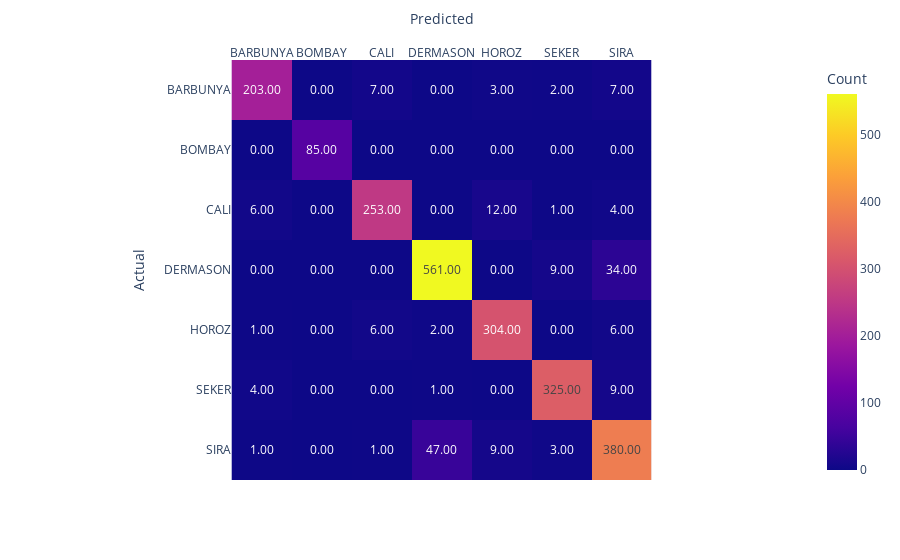
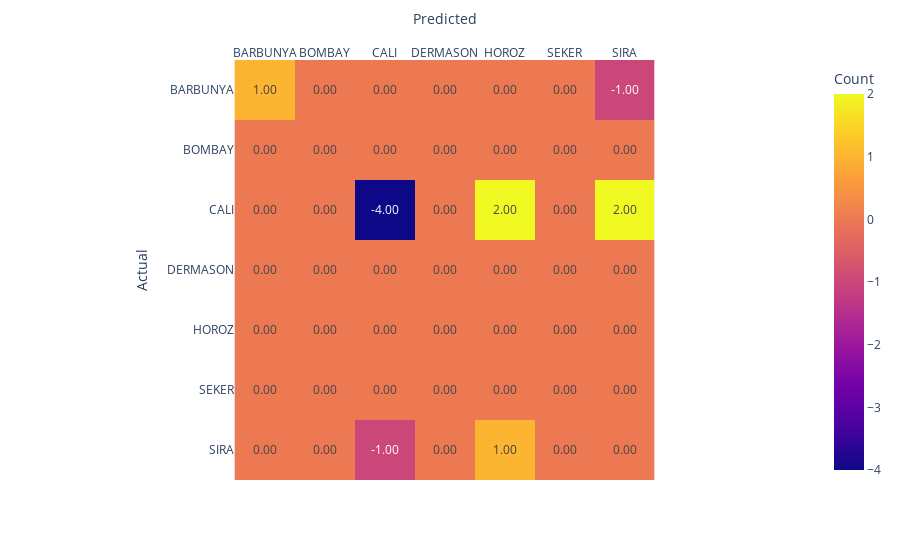

Write notebook code for charts like these, in order.
### Markdown cell above
### 5.2 SVM - support vector machine

### Code cell
#tu encodowane dane dają błąd 
svm = SVC(kernel='linear', C=1, random_state=42, decision_function_shape='ovo').fit(X_train, y_encoded2)
#uwaga na zmiane parametrow bo moze sie robic kilka dni
y_pred = svm.predict(X_val)
report = classification_report(y_val_encoded2, y_pred)
print("Report:\n", report)

y_pred = labelencoder.inverse_transform(y_pred)
cm1 = confusion_matrix(y_val, y_pred, labels=class_names)
#print(f"confusion matrix:")
#print(cm)

# Plot confusion matrix
fig = px.imshow(cm1, labels=dict(x="Predicted", y="Actual", color="Count"), x=class_names, y=class_names,text_auto='.2f')
fig.update_xaxes(side="top")
fig.show()


print("AFTER FEATURE SELECTION:\n")
svm = SVC(kernel='linear', C=1, random_state=42, decision_function_shape='ovo').fit(X_train_filtered, y_encoded2)
print("SVM accuracy: {:.2f}".format(svm.score(X_val_filtered, y_val_encoded2)))
print("SVM f1 score: {:.2f}".format(sklearn.metrics.f1_score(y_val_encoded2, svm.predict(X_val_filtered), average='weighted')))
y_pred = labelencoder.inverse_transform(svm.predict(X_val_filtered))

report = classification_report(y_val, y_pred)
print("Report:\n", report)

#print(f"confusion matrix:")
#print(cm)
cm2 = confusion_matrix(y_val, y_pred, labels=class_names)
cm3 = cm2 - cm1

# Plot confusion matrix
fig = px.imshow(cm3, labels=dict(x="Predicted", y="Actual", color="Count"), x=class_names, y=class_names,text_auto='.2f')
fig.update_xaxes(side="top")
fig.show()

### Figure 1 — Plotly figure (JSON) as saved in the notebook; plotly's stock layout.template omitted (floating-point values rounded to 4 significant figures)
{"data": [{"coloraxis": "coloraxis", "hovertemplate": "Predicted: %{x}<br>Actual: %{y}<br>Count: %{z}<extra></extra>", "name": "0", "texttemplate": "%{z:.2f}", "type": "heatmap", "x": ["BARBUNYA", "BOMBAY", "CALI", "DERMASON", "HOROZ", "SEKER", "SIRA"], "xaxis": "x", "y": ["BARBUNYA", "BOMBAY", "CALI", "DERMASON", "HOROZ", "SEKER", "SIRA"], "yaxis": "y", "z": [[203, 0, 7, 0, 3, 2, 7], [0, 85, 0, 0, 0, 0, 0], [6, 0, 253, 0, 12, 1, 4], [0, 0, 0, 561, 0, 9, 34], [1, 0, 6, 2, 304, 0, 6], [4, 0, 0, 1, 0, 325, 9], [1, 0, 1, 47, 9, 3, 380]]}], "layout": {"coloraxis": {"colorbar": {"title": {"text": "Count"}}, "colorscale": [[0, "#0d0887"], [0.1111, "#46039f"], [0.2222, "#7201a8"], [0.3333, "#9c179e"], [0.4444, "#bd3786"], [0.5556, "#d8576b"], [0.6667, "#ed7953"], [0.7778, "#fb9f3a"], [0.8889, "#fdca26"], [1, "#f0f921"]]}, "margin": {"t": 60}, "xaxis": {"anchor": "y", "constrain": "domain", "domain": [0, 1], "scaleanchor": "y", "side": "top", "title": {"text": "Predicted"}}, "yaxis": {"anchor": "x", "autorange": "reversed", "constrain": "domain", "domain": [0, 1], "title": {"text": "Actual"}}}}

### Figure 2 — Plotly figure (JSON) as saved in the notebook; plotly's stock layout.template omitted (floating-point values rounded to 4 significant figures)
{"data": [{"coloraxis": "coloraxis", "hovertemplate": "Predicted: %{x}<br>Actual: %{y}<br>Count: %{z}<extra></extra>", "name": "0", "texttemplate": "%{z:.2f}", "type": "heatmap", "x": ["BARBUNYA", "BOMBAY", "CALI", "DERMASON", "HOROZ", "SEKER", "SIRA"], "xaxis": "x", "y": ["BARBUNYA", "BOMBAY", "CALI", "DERMASON", "HOROZ", "SEKER", "SIRA"], "yaxis": "y", "z": [[1, 0, 0, 0, 0, 0, -1], [0, 0, 0, 0, 0, 0, 0], [0, 0, -4, 0, 2, 0, 2], [0, 0, 0, 0, 0, 0, 0], [0, 0, 0, 0, 0, 0, 0], [0, 0, 0, 0, 0, 0, 0], [0, 0, -1, 0, 1, 0, 0]]}], "layout": {"coloraxis": {"colorbar": {"title": {"text": "Count"}}, "colorscale": [[0, "#0d0887"], [0.1111, "#46039f"], [0.2222, "#7201a8"], [0.3333, "#9c179e"], [0.4444, "#bd3786"], [0.5556, "#d8576b"], [0.6667, "#ed7953"], [0.7778, "#fb9f3a"], [0.8889, "#fdca26"], [1, "#f0f921"]]}, "margin": {"t": 60}, "xaxis": {"anchor": "y", "constrain": "domain", "domain": [0, 1], "scaleanchor": "y", "side": "top", "title": {"text": "Predicted"}}, "yaxis": {"anchor": "x", "autorange": "reversed", "constrain": "domain", "domain": [0, 1], "title": {"text": "Actual"}}}}
